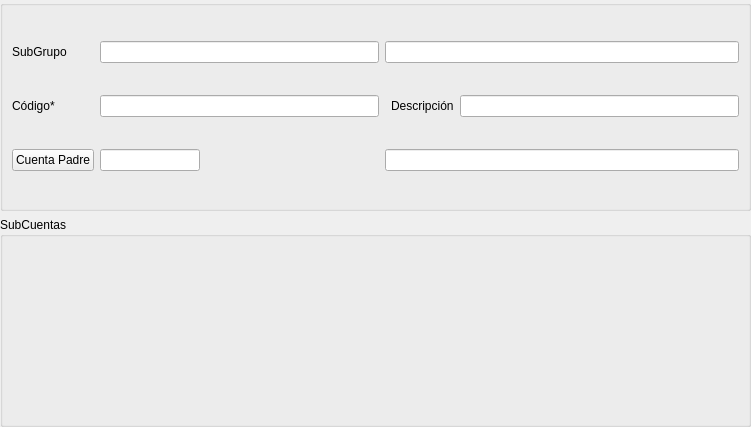
<?xml version="1.0" encoding="UTF-8"?>
<ui version="4.0">
 <class>Form</class>
 <widget class="QWidget" name="Form">
  <property name="geometry">
   <rect>
    <x>0</x>
    <y>0</y>
    <width>751</width>
    <height>427</height>
   </rect>
  </property>
  <property name="windowTitle">
   <string>Form</string>
  </property>
  <layout class="QVBoxLayout" name="verticalLayout_2">
   <property name="leftMargin">
    <number>0</number>
   </property>
   <property name="topMargin">
    <number>0</number>
   </property>
   <property name="rightMargin">
    <number>0</number>
   </property>
   <property name="bottomMargin">
    <number>0</number>
   </property>
   <item>
    <widget class="QGroupBox" name="groupBox">
     <property name="title">
      <string/>
     </property>
     <layout class="QGridLayout" name="gridLayout">
      <item row="0" column="0">
       <widget class="QLabel" name="label_3">
        <property name="text">
         <string>SubGrupo</string>
        </property>
        <property name="buddy">
         <cstring>db_codsubgrupo</cstring>
        </property>
       </widget>
      </item>
      <item row="0" column="1">
       <widget class="DBLineEdit" name="db_codsubgrupo">
        <property name="fieldName">
         <string>co_subgrupos.father.codsubgrupo</string>
        </property>
        <property name="automaticWidthBasedOnFieldMaxLength">
         <bool>true</bool>
        </property>
       </widget>
      </item>
      <item row="0" column="2" colspan="3">
       <widget class="DBLineEdit" name="db_subgrupo_descripcion">
        <property name="fieldName">
         <string>co_subgrupos.father.descripcion</string>
        </property>
       </widget>
      </item>
      <item row="1" column="0">
       <widget class="QLabel" name="label">
        <property name="text">
         <string>Código*</string>
        </property>
        <property name="buddy">
         <cstring>db_codcuenta</cstring>
        </property>
       </widget>
      </item>
      <item row="1" column="3">
       <widget class="QLabel" name="label_2">
        <property name="text">
         <string>Descripción</string>
        </property>
        <property name="buddy">
         <cstring>db_descripcion</cstring>
        </property>
       </widget>
      </item>
      <item row="1" column="4">
       <widget class="DBLineEdit" name="db_descripcion">
        <property name="fieldName">
         <string>descripcion</string>
        </property>
        <property name="dataEditable">
         <bool>true</bool>
        </property>
       </widget>
      </item>
      <item row="1" column="1">
       <widget class="DBLineEdit" name="db_codcuenta">
        <property name="fieldName">
         <string>codcuenta</string>
        </property>
        <property name="dataEditable">
         <bool>true</bool>
        </property>
        <property name="replacePointWithCharacter">
         <bool>true</bool>
        </property>
        <property name="focusNextOnEnd">
         <bool>true</bool>
        </property>
        <property name="automaticWidthBasedOnFieldMaxLength">
         <bool>true</bool>
        </property>
       </widget>
      </item>
      <item row="2" column="0">
       <widget class="DBChooseRecordButton" name="db_idcuentapadre">
        <property name="text">
         <string>Cuenta Padre</string>
        </property>
        <property name="fieldName">
         <string>idcuentapadre</string>
        </property>
        <property name="dataEditable">
         <bool>true</bool>
        </property>
       </widget>
      </item>
      <item row="2" column="1">
       <widget class="DBLineEdit" name="dbLineEdit">
        <property name="maximumSize">
         <size>
          <width>100</width>
          <height>16777215</height>
         </size>
        </property>
        <property name="fieldName">
         <string>idcuentapadre</string>
        </property>
        <property name="dataEditable">
         <bool>true</bool>
        </property>
        <property name="autoComplete">
         <set>AlephERP::RestrictValueToItemFromList|AlephERP::ValuesFromRelation</set>
        </property>
        <property name="autoCompleteColumn">
         <string>codcuenta</string>
        </property>
        <property name="autoCompletePopupSize">
         <size>
          <width>300</width>
          <height>0</height>
         </size>
        </property>
        <property name="autoCompleteVisibleFields">
         <string>codcuenta,descripcion</string>
        </property>
        <property name="replacePointWithCharacter">
         <bool>true</bool>
        </property>
       </widget>
      </item>
      <item row="2" column="2" colspan="3">
       <widget class="DBLineEdit" name="db_cuentapadre_descripcion">
        <property name="fieldName">
         <string>co_cuentas.father.descripcion</string>
        </property>
       </widget>
      </item>
     </layout>
    </widget>
   </item>
   <item>
    <widget class="QGroupBox" name="groupBox_3">
     <property name="title">
      <string>SubCuentas</string>
     </property>
     <layout class="QHBoxLayout" name="horizontalLayout_3">
      <item>
       <widget class="DBDetailView" name="db_co_subcuentas">
        <property name="relationName">
         <string>co_subcuentas</string>
        </property>
        <property name="dataEditable">
         <bool>true</bool>
        </property>
       </widget>
      </item>
     </layout>
    </widget>
   </item>
  </layout>
 </widget>
 <customwidgets>
  <customwidget>
   <class>DBChooseRecordButton</class>
   <extends>QPushButton</extends>
   <header>widgets/dbchooserecordbutton.h</header>
  </customwidget>
  <customwidget>
   <class>DBDetailView</class>
   <extends>QWidget</extends>
   <header>widgets/dbdetailview.h</header>
  </customwidget>
  <customwidget>
   <class>DBLineEdit</class>
   <extends>QLineEdit</extends>
   <header>widgets/dblineedit.h</header>
  </customwidget>
 </customwidgets>
 <tabstops>
  <tabstop>db_codsubgrupo</tabstop>
  <tabstop>db_subgrupo_descripcion</tabstop>
  <tabstop>db_codcuenta</tabstop>
  <tabstop>db_descripcion</tabstop>
  <tabstop>db_idcuentapadre</tabstop>
  <tabstop>dbLineEdit</tabstop>
  <tabstop>db_cuentapadre_descripcion</tabstop>
 </tabstops>
 <resources/>
 <connections/>
</ui>
